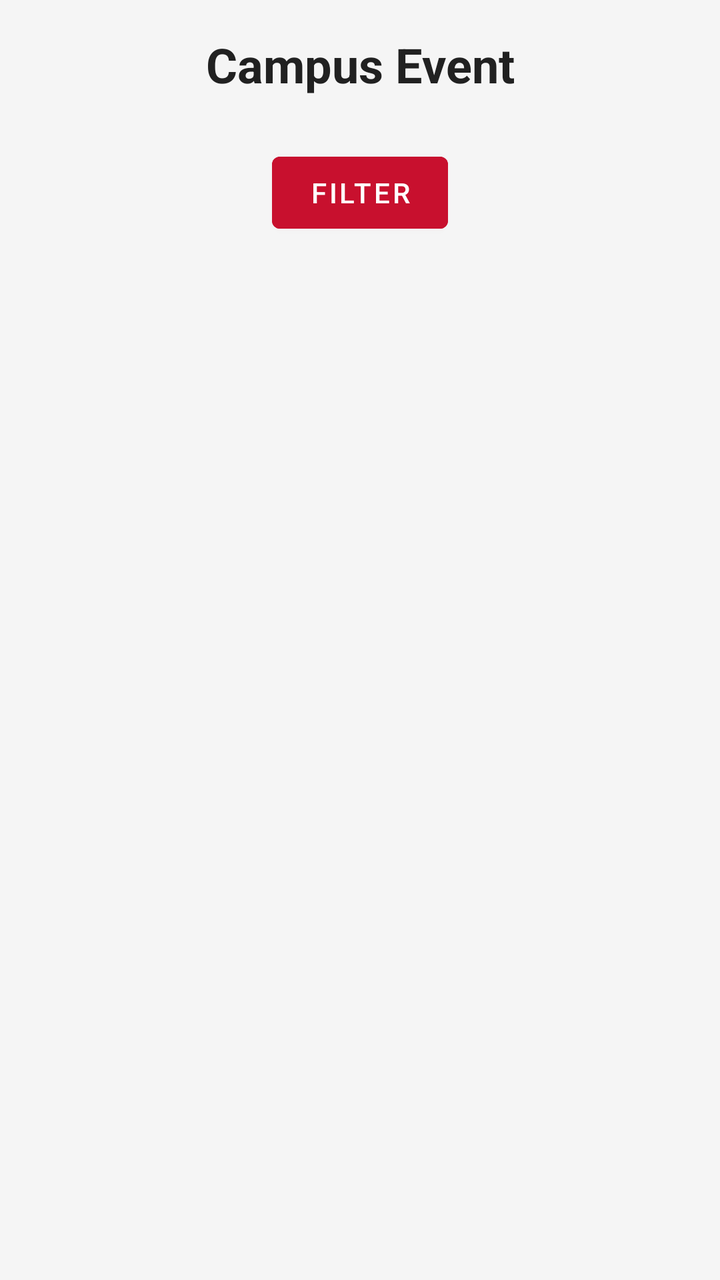
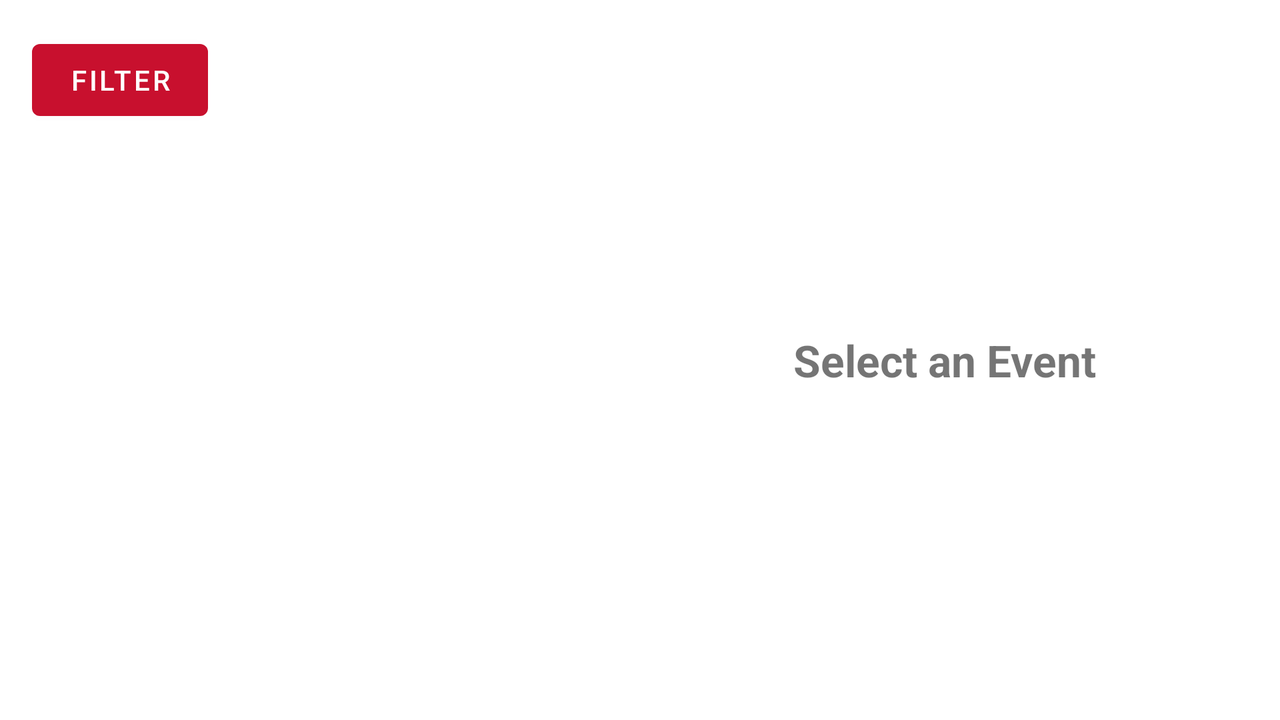

One screen, two layout resources from the same app: the default and the repository's alternative for another configuration. Each is rendered where Android would select it; the XML of both is given below.
<!-- AndroidManifest.xml: activity theme Theme.CampusEvent -->
<!-- res/layout/activity_main.xml -->
<?xml version="1.0" encoding="utf-8"?>
<androidx.constraintlayout.widget.ConstraintLayout
    xmlns:android="http://schemas.android.com/apk/res/android"
    xmlns:app="http://schemas.android.com/apk/res-auto"
    android:layout_width="match_parent"
    android:layout_height="match_parent"
    android:background="@color/lightGrayBackground">

    <TextView
        android:id="@+id/titleText"
        android:layout_width="0dp"
        android:layout_height="wrap_content"
        android:text="@string/app_name"
        android:textSize="24sp"
        android:textStyle="bold"
        android:padding="16dp"
        android:textColor="@color/textDark"
        android:gravity="center"
        app:layout_constraintTop_toTopOf="parent"
        app:layout_constraintStart_toStartOf="parent"
        app:layout_constraintEnd_toEndOf="parent"/>

    <Button
        android:id="@+id/filterButton"
        android:layout_width="wrap_content"
        android:layout_height="wrap_content"
        android:text="@string/filter"
        android:backgroundTint="@color/primaryRed"
        android:textColor="@android:color/white"
        app:layout_constraintTop_toBottomOf="@id/titleText"
        app:layout_constraintStart_toStartOf="parent"
        app:layout_constraintEnd_toEndOf="parent"
        android:layout_marginTop="8dp"/>

    <androidx.recyclerview.widget.RecyclerView
        android:id="@+id/eventRecyclerView"
        android:layout_width="0dp"
        android:layout_height="0dp"
        android:padding="8dp"
        app:layout_constraintTop_toBottomOf="@id/filterButton"
        app:layout_constraintBottom_toBottomOf="parent"
        app:layout_constraintStart_toStartOf="parent"
        app:layout_constraintEnd_toEndOf="parent"/>

</androidx.constraintlayout.widget.ConstraintLayout>
<!-- resources referenced by this layout -->
<resources>
  <color name="lightGrayBackground">#F5F5F5</color>
  <color name="primaryRed">#C8102E</color>
  <color name="textDark">#212121</color>
  <string name="app_name">Campus Event</string>
  <string name="filter">Filter</string>
  <style name="Theme.CampusEvent" parent="Theme.MaterialComponents.DayNight.NoActionBar">
          <item name="colorPrimary">@color/primaryRed</item>
          <item name="colorPrimaryVariant">@color/darkRed</item>
          <item name="colorSecondary">@color/primaryRed</item>
      </style>
  <color name="darkRed">#8B0000</color>
</resources>
<!-- res/layout-land/activity_main.xml (the repository's variant of the layout above) -->
<!-- drawn on the phone turned sideways -->
<?xml version="1.0" encoding="utf-8"?>
<androidx.constraintlayout.widget.ConstraintLayout
    xmlns:android="http://schemas.android.com/apk/res/android"
    xmlns:app="http://schemas.android.com/apk/res-auto"
    android:layout_width="match_parent"
    android:layout_height="match_parent"
    android:padding="16dp">

    <Button
        android:id="@+id/filterButton"
        android:layout_width="wrap_content"
        android:layout_height="wrap_content"
        android:text="@string/filter"
        app:layout_constraintTop_toTopOf="parent"
        app:layout_constraintStart_toStartOf="parent"/>

    <androidx.recyclerview.widget.RecyclerView
        android:id="@+id/eventRecyclerView"
        android:layout_width="0dp"
        android:layout_height="0dp"
        android:layout_marginTop="12dp"
        app:layout_constraintTop_toBottomOf="@id/filterButton"
        app:layout_constraintBottom_toBottomOf="parent"
        app:layout_constraintStart_toStartOf="parent"
        app:layout_constraintEnd_toStartOf="@id/rightText"/>

    <TextView
        android:id="@+id/rightText"
        android:layout_width="0dp"
        android:layout_height="0dp"
        android:text="Select an Event"
        android:gravity="center"
        android:textSize="22sp"
        android:textStyle="bold"
        app:layout_constraintTop_toTopOf="parent"
        app:layout_constraintBottom_toBottomOf="parent"
        app:layout_constraintStart_toEndOf="@id/eventRecyclerView"
        app:layout_constraintEnd_toEndOf="parent"/>

</androidx.constraintlayout.widget.ConstraintLayout>
<!-- resources referenced by the variant -->
<!-- as the phone turned sideways resolves them -->
<resources>
  <string name="filter">Filter</string>
  <style name="Theme.CampusEvent" parent="Theme.MaterialComponents.DayNight.NoActionBar">
          <item name="colorPrimary">@color/primaryRed</item>
          <item name="colorPrimaryVariant">@color/darkRed</item>
          <item name="colorSecondary">@color/primaryRed</item>
      </style>
  <color name="primaryRed">#C8102E</color>
  <color name="darkRed">#8B0000</color>
</resources>
